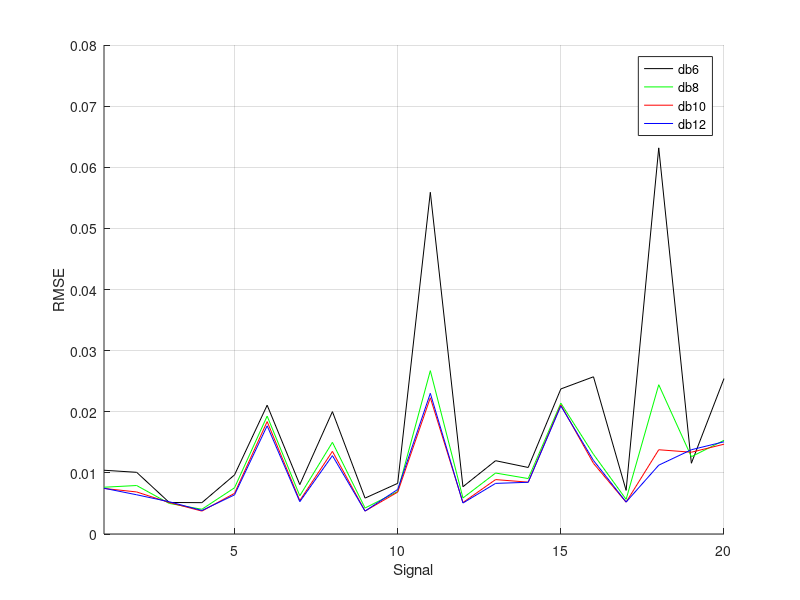
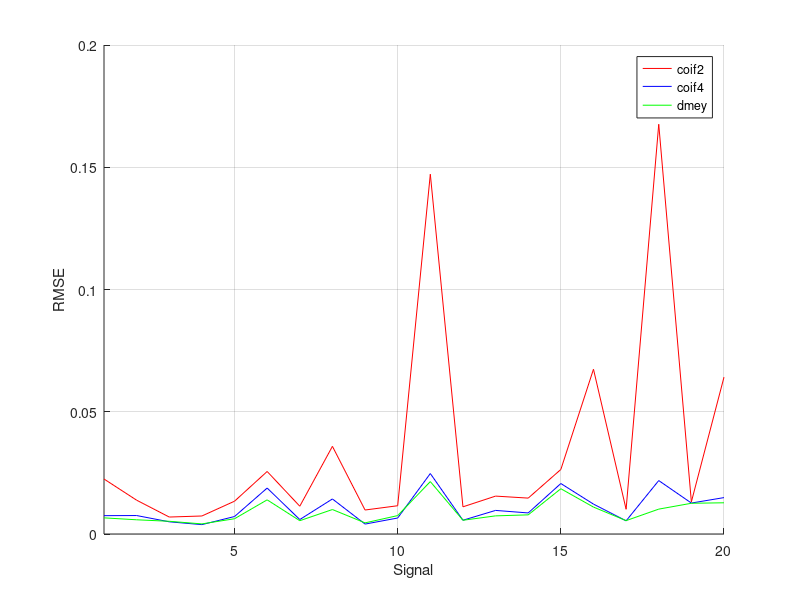
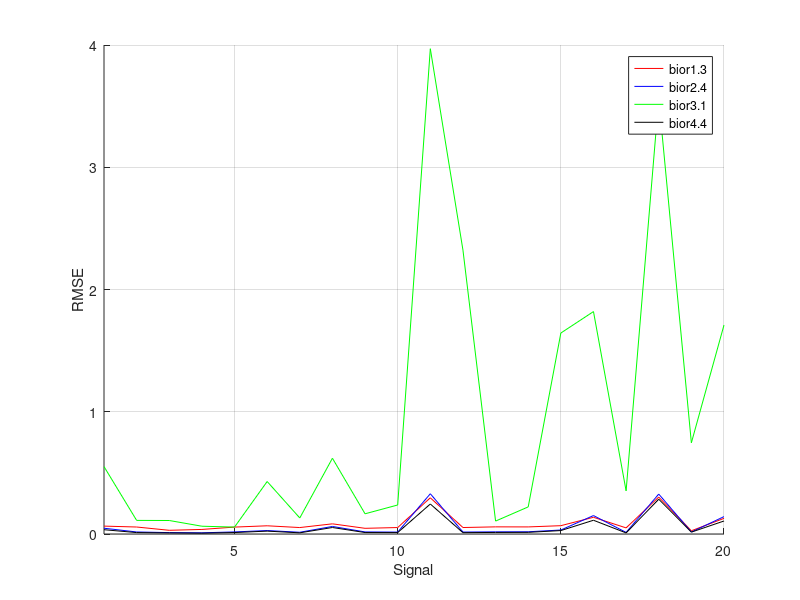
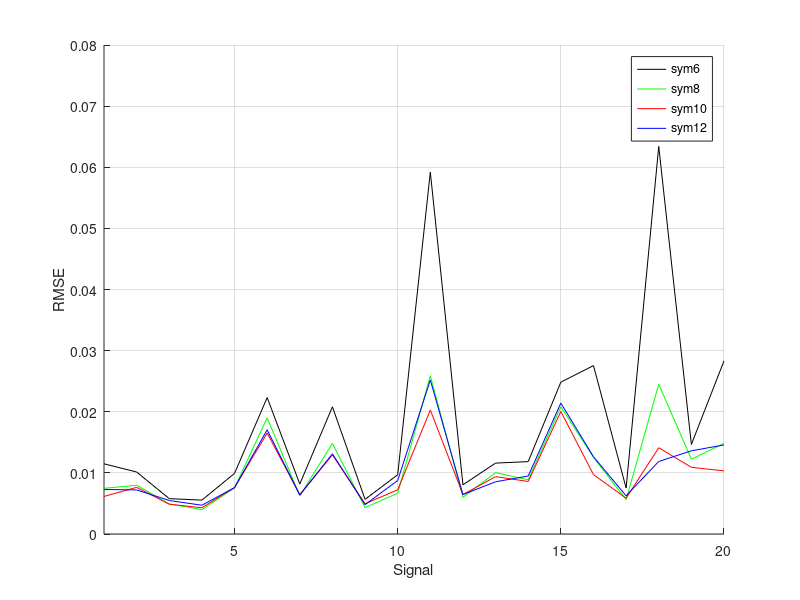

Here is the MATLAB script that generated these plots, in order:
clear all;
close all;
clc;

%%
figure();
hold on;

load('db6-RMSE');
plot(RMSEs, 'k', 'DisplayName', 'db6');

load('db8-RMSE');
plot(RMSEs, 'g', 'DisplayName', 'db8');

load('db10-RMSE');
plot(RMSEs, 'r', 'DisplayName', 'db10');

load('db12-RMSE');
plot(RMSEs, 'b', 'DisplayName', 'db12');

xlim([1, 20]);
xlabel('Signal');
ylabel('RMSE');
grid 'on';
legend('show');
print('many_wavelets_db', '-dpng', '-r300');


%%
figure();
hold on;

load('coif2-RMSE');
plot(RMSEs, 'r', 'DisplayName', 'coif2');

load('coif4-RMSE');
plot(RMSEs, 'b', 'DisplayName', 'coif4');

load('dmey-RMSE');
plot(RMSEs, 'g', 'DisplayName', 'dmey');

xlim([1, 20]);
xlabel('Signal');
ylabel('RMSE');
grid 'on';
legend('show');
print('many_wavelets_coif', '-dpng', '-r300');

%%
figure();
hold on;

load('bior13-RMSE');
plot(RMSEs, 'r', 'DisplayName', 'bior1.3');

load('bior24-RMSE');
plot(RMSEs, 'b', 'DisplayName', 'bior2.4');

load('bior31-RMSE');
plot(RMSEs, 'g', 'DisplayName', 'bior3.1');

load('bior44-RMSE');
plot(RMSEs, 'k', 'DisplayName', 'bior4.4');

xlim([1, 20]);
xlabel('Signal');
ylabel('RMSE');
grid 'on';
legend('show');
print('many_wavelets_bior', '-dpng', '-r300');

%%
figure();
hold on;

load('sym6-RMSE');
plot(RMSEs, 'k', 'DisplayName', 'sym6');

load('sym8-RMSE');
plot(RMSEs, 'g', 'DisplayName', 'sym8');

load('sym10-RMSE');
plot(RMSEs, 'r', 'DisplayName', 'sym10');

load('sym12-RMSE');
plot(RMSEs, 'b', 'DisplayName', 'sym12');

xlim([1, 20]);
xlabel('Signal');
ylabel('RMSE');
grid 'on';
legend('show');
print('many_wavelets_sym', '-dpng', '-r300');